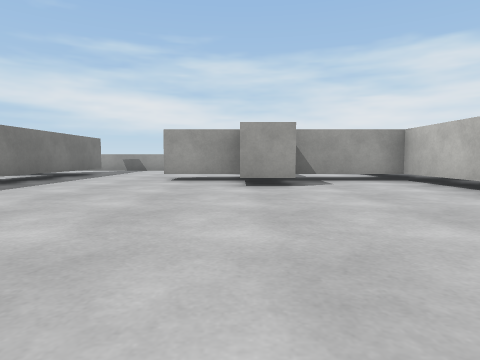
[1] (above)

19 first-person views from a walk through a Unity game level. The camera is 0.51 m above the floor, tilts 4° down and sees 75° across. The floor is counted in squares, 1 m on a side. Each view is taken from the middle of a square. On the plan, view 1 faces up. The plan holds only what a view shows up to about 9 squares ahead; the rest is blank. The place goes on beyond the plan. The player character is not drawn. Surface patterns are stand-ins for the level's own textures.

[2]
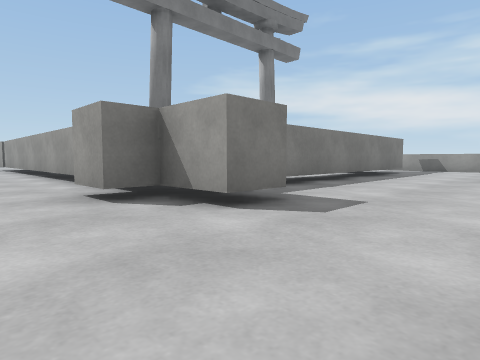

[3]
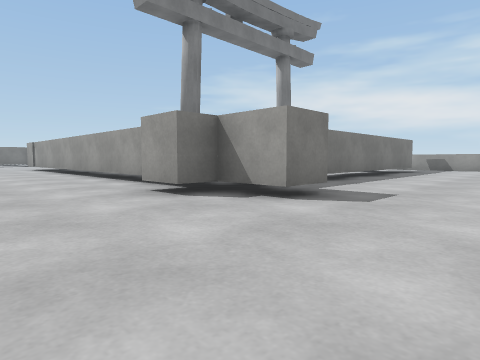

[4]
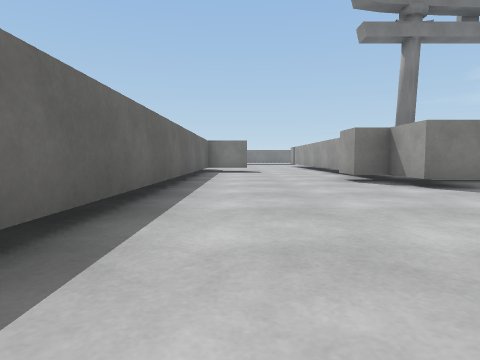

[5]
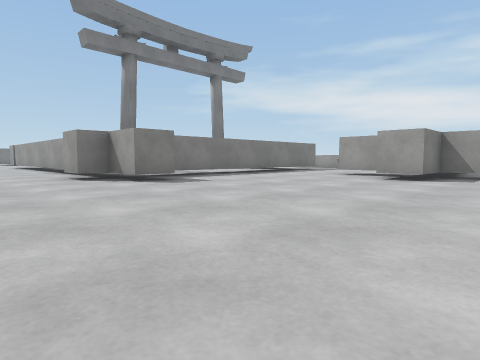

[6]
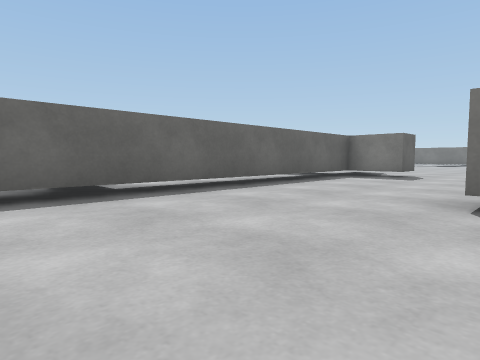

[7]
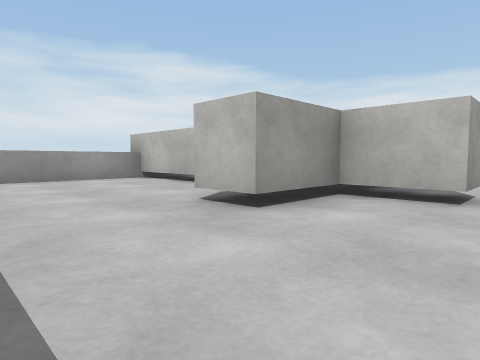

[8]
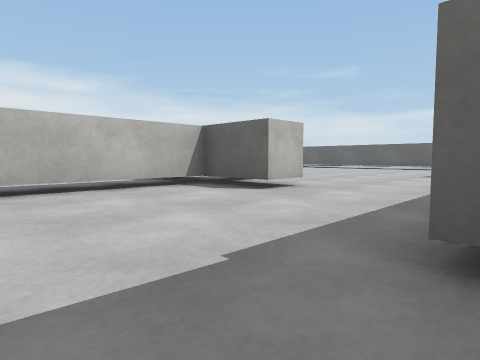

[9]
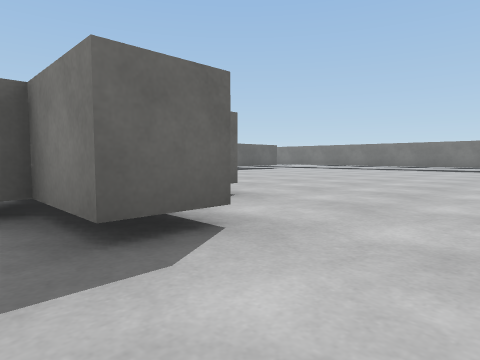

[10]
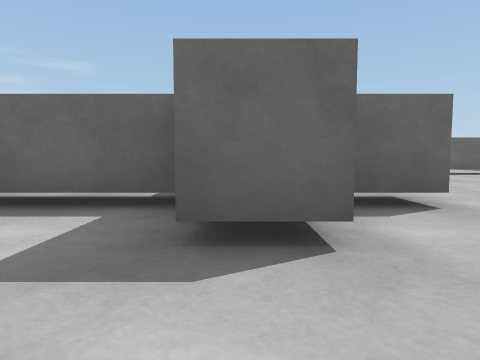

[11]
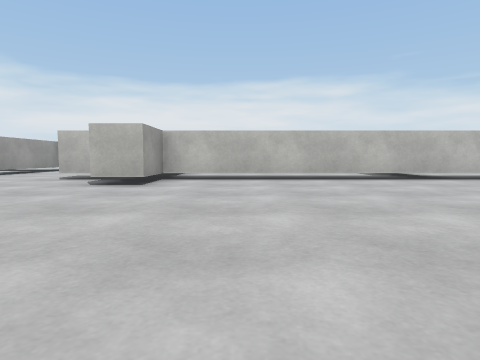

[12]
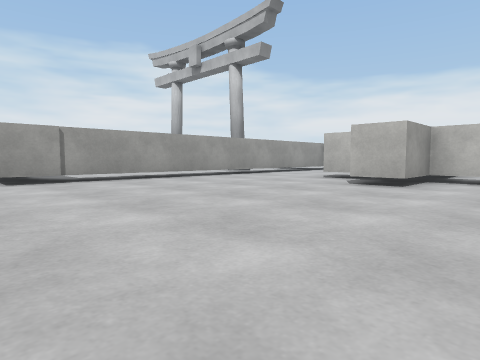

[13]
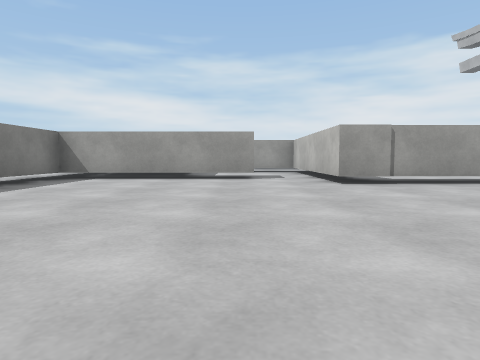

[14]
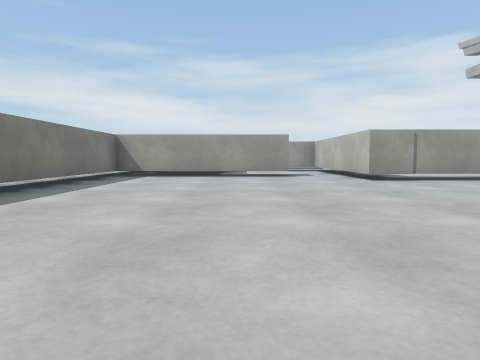

[15]
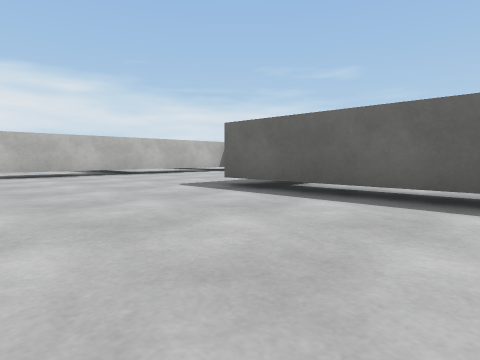

[16]
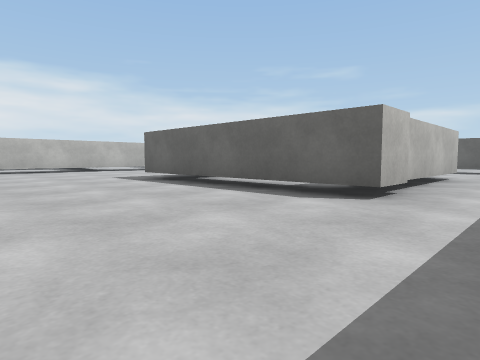

[17]
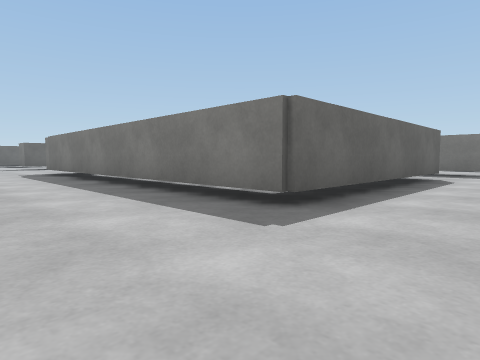

[18]
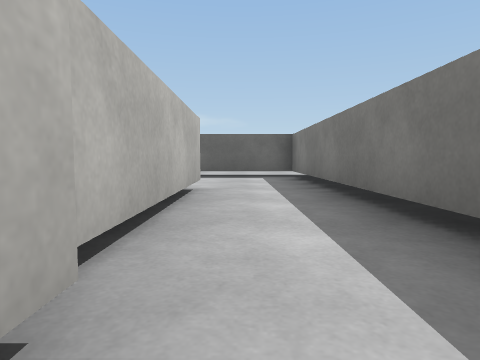

[19]
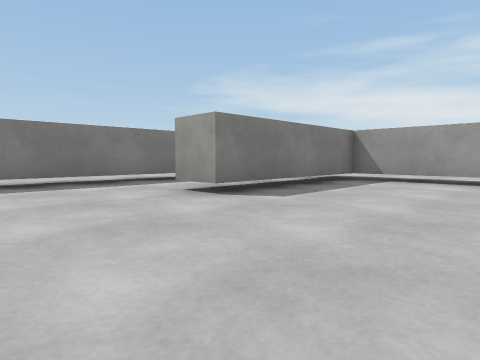

### Floor plan
Key: @ floor where view 1 was taken; # wall or solid block; . floor; T thing the floor can be seen under or through.
Columns run from 26 left of view 1 to 3 right of it. Each row starts with its distance up from view 1.
 12                      .....T
 11                      .....T
 10                      #....T
  9                     .#....T
  8                     .#...#T
  7                     .#...#####
  6                     .#....##..
  5                      #........
  4       ...# ...       #........
  3  .######.# ...       #........
  2  .#......#           ##.......
  1  .#......##############.......
  0  .#.......................@...
 -1   #...........................
 -2    .............#.............
 -3    ...........#############
 -4     ..........###
 -5      ...........#
 -6    .............#
 -7    .............#
 -8    .............#
 -9   #.............#
-10   #..TTTT##.....#
-11   #..#TTT #.....#
-12   #..#....#...  #
-13  .#..#....#..
-14 ..T..#....#..
-15 ..T..#....#..
-16 ..T.......#..
-17 ..T.......#..
-18   #.......#..
-19   ####

Where each view was taken, in squares from view 1:
view 1: 0 up, 0 right, facing up
view 2: 1 down, 1 left, facing up-left
view 3: 2 down, 1 left, facing up-left
view 4: 2 down, 2 right, facing left
view 5: 2 down, 3 right, facing up-left
view 6: 1 up, 1 left, facing down-left
view 7: 5 up, 4 left, facing up-right
view 8: 12 up, 5 left, facing down-right
view 9: 0 up, 9 left, facing down-left
view 10: 0 up, 10 left, facing down
view 11: 6 down, 18 left, facing right
view 12: 6 down, 18 left, facing up-right
view 13: 5 down, 19 left, facing up
view 14: 6 down, 20 left, facing up
view 15: 6 down, 20 left, facing down-right
view 16: 6 down, 23 left, facing down-right
view 17: 8 down, 13 left, facing down-left
view 18: 10 down, 22 left, facing down
view 19: 18 down, 17 left, facing up-left
